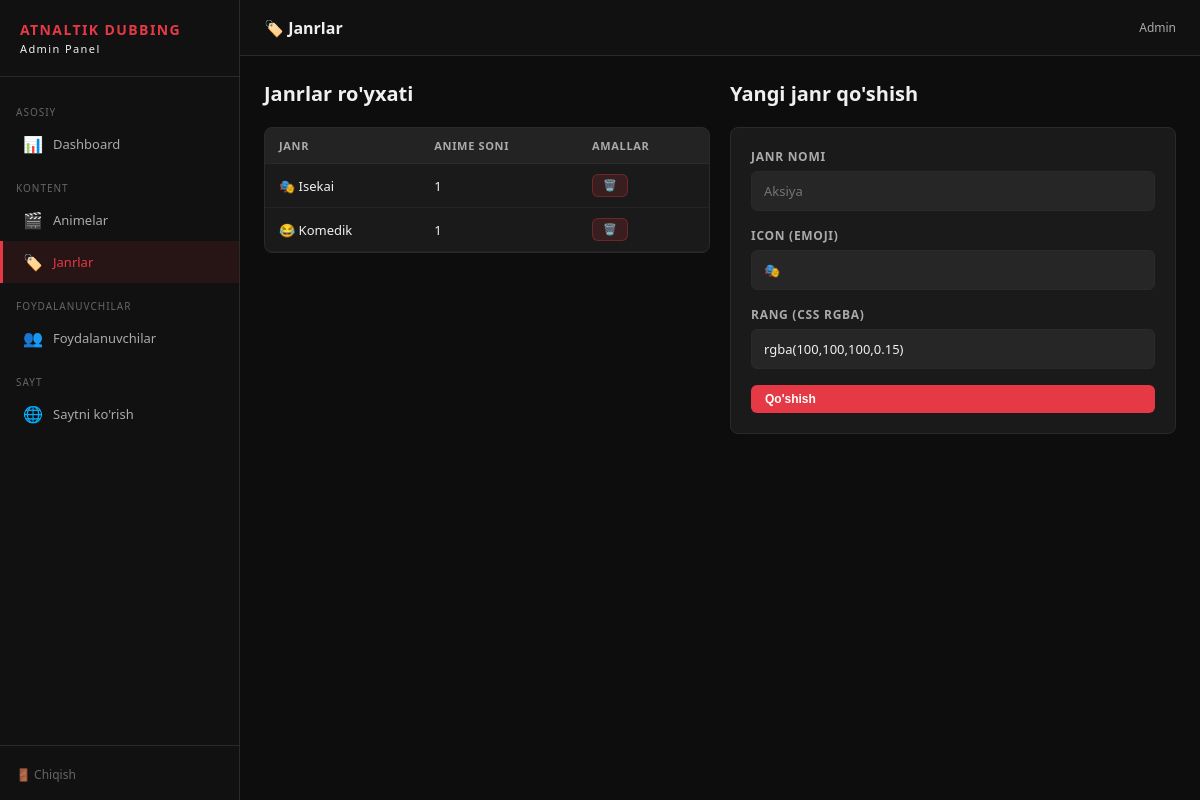
/admin/genres (signed in), run on the app's committed database.
### tables this page shows
CREATE TABLE genres (
                id INTEGER PRIMARY KEY AUTOINCREMENT,
                name TEXT UNIQUE NOT NULL,
                icon TEXT DEFAULT '🎭',
                color TEXT DEFAULT 'rgba(100,100,100,0.15)'
            );

### app.py (the view)
@app.route('/admin/genres')
@admin_required
def admin_genres():
    genres = db.get_all_genres()
    return render_template('admin/genres.html', genres=genres)

### app.py (called while the page is built)
@app.before_request
def handle_options():
    if request.method == 'OPTIONS':
        response = Response()
        response.headers['Access-Control-Allow-Origin'] = '*'
        response.headers['Access-Control-Allow-Headers'] = 'Content-Type,Authorization'
        response.headers['Access-Control-Allow-Methods'] = 'GET,PUT,POST,DELETE,OPTIONS'
        return response

@app.after_request
def add_cors_headers(response):
    response.headers['Access-Control-Allow-Origin'] = '*'
    response.headers['Access-Control-Allow-Headers'] = 'Content-Type,Authorization'
    response.headers['Access-Control-Allow-Methods'] = 'GET,PUT,POST,DELETE,OPTIONS'
    return response

def admin_required(f):
    @wraps(f)
    def decorated(*args, **kwargs):
        if 'user_id' not in session:
            return redirect(url_for('admin_login'))
        user = db.get_user(session['user_id'])
        if not user or not user['is_admin']:
            return redirect(url_for('admin_login'))
        return f(*args, **kwargs)
    return decorated

### database/db.py (called while the page is built)
    @contextmanager
    def get_conn(self):
        conn = sqlite3.connect(self.db_path)
        conn.row_factory = sqlite3.Row
        conn.execute("PRAGMA journal_mode=WAL")
        conn.execute("PRAGMA foreign_keys=ON")
        try:
            yield conn
            conn.commit()
        except Exception:
            conn.rollback()
            raise
        finally:
            conn.close()

    def get_user(self, user_id):
        with self.get_conn() as conn:
            row = conn.execute("SELECT * FROM users WHERE id=?", (user_id,)).fetchone()
            return dict(row) if row else None

    def get_all_genres(self):
        with self.get_conn() as conn:
            rows = conn.execute("""
                SELECT g.*, COUNT(ag.anime_id) as count
                FROM genres g
                LEFT JOIN anime_genres ag ON g.name = ag.genre_name
                GROUP BY g.id ORDER BY g.name
            """).fetchall()
            return [dict(r) for r in rows]

### templates/admin/genres.html (shortened to what this page needs)
{% extends "admin/base.html" %}
{% block page_title %}🏷️ Janrlar{% endblock %}
{% block content %}
<div style="display:grid;grid-template-columns:1fr 1fr;gap:20px">
<div>
  <div class="page-header">
    <h2>Janrlar ro'yxati</h2>
  </div>
  <div class="card" style="padding:0;overflow:hidden">
    <table>
      <thead>
        <tr><th>Janr</th><th>Anime soni</th><th>Amallar</th></tr>
      </thead>
      <tbody>
        {% for g in genres %}
        <tr>
          <td><span>{{ g.icon }}</span> {{ g.name }}</td>
          <td>{{ g.count }}</td>
          <td>
            <form method="POST" action="/admin/genres/{{ g.id }}/delete" onsubmit="return confirm('O\'chirishni tasdiqlaysizmi?')">
              <button type="submit" class="btn btn-danger btn-sm">🗑️</button>
            </form>
          </td>
        </tr>
        {% endfor %}
      </tbody>
    </table>
  </div>
</div>
<div>
  <div class="page-header"><h2>Yangi janr qo'shish</h2></div>
  <div class="card">
    <form method="POST" action="/admin/genres/add">
      <div class="form-group">
        <label class="form-label">Janr nomi</label>
        <input class="form-input" type="text" name="name" required placeholder="Aksiya">
      </div>
      <div class="form-group">
        <label class="form-label">Icon (emoji)</label>
        <input class="form-input" type="text" name="icon" value="🎭">
      </div>
      <div class="form-group">
        <label class="form-label">Rang (CSS rgba)</label>
        <input class="form-input" type="text" name="color" value="rgba(100,100,100,0.15)">
      </div>
      <button type="submit" class="btn btn-primary" style="width:100%">Qo'shish</button>
    </form>
  </div>
</div>
</div>
{% endblock %}

### templates/admin/base.html (style rules this page uses)
* { margin:0;padding:0;box-sizing:border-box }
:root { --bg:#0d0d0d;--sidebar:#111;--card:#1a1a1a;--border:#2a2a2a; --accent:#e63946;--text:#f0f0f0;--text2:#aaa;--text3:#666; --green:#4caf50;--blue:#2196f3;--orange:#ff9800; }
body { font-family:'Segoe UI',sans-serif;background:var(--bg);color:var(--text);display:flex;min-height:100vh }
.card { background:var(--card);border:1px solid var(--border);border-radius:8px;padding:20px;margin-bottom:16px }
table { width:100%;border-collapse:collapse;font-size:13px }
th { background:rgba(255,255,255,.04);padding:10px 14px;text-align:left;font-size:11px;font-weight:600;color:var(--text2);text-transform:uppercase;letter-spacing:.06em;border-bottom:1px solid var(--border) }
td { padding:10px 14px;border-bottom:1px solid rgba(255,255,255,.04);vertical-align:middle }
.btn { display:inline-flex;align-items:center;gap:6px;padding:7px 14px;border:none;border-radius:6px;font-size:12px;font-weight:600;cursor:pointer;text-decoration:none;transition:.15s }
.btn-primary { background:var(--accent);color:#fff }
.btn-danger { background:rgba(230,57,70,.15);color:var(--accent);border:1px solid rgba(230,57,70,.3) }
.btn-sm { padding:4px 10px;font-size:11px }
.form-group { margin-bottom:16px }
.form-label { display:block;font-size:12px;font-weight:600;color:var(--text2);margin-bottom:6px;text-transform:uppercase;letter-spacing:.06em }
.form-input,.form-select,.form-textarea { width:100%;background:rgba(255,255,255,.05);border:1px solid var(--border);border-radius:6px;padding:10px 12px;color:var(--text);font-size:13px;outline:none;transition:.15s;font-family:inherit }
.page-header { display:flex;align-items:center;justify-content:space-between;margin-bottom:20px }
.page-header h2 { font-size:20px;font-weight:700 }

### data on the page
genres: icon "🎭", name "Isekai", count "1"
genres: icon "😂", name "Komedik", count "1"
